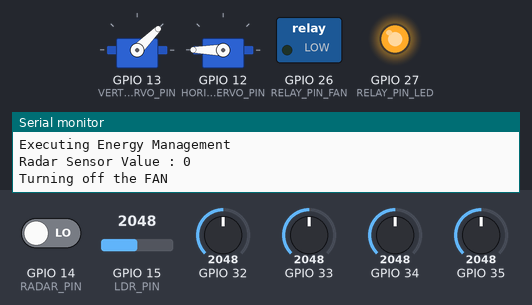
Bench run of a sketch on a simulated ESP32. On the bench: 2 × servo, switched loads named in the sketch (green lamp = pin HIGH), output pins drawn as LEDs (lit = HIGH), the last lines printed to the serial monitor. The inputs (shaded band) are chosen by the test bench; at power-on: GPIO 32 = 2048, GPIO 34 = 2048, GPIO 15 (LDR_PIN) = 2048, GPIO 14 (RADAR_PIN) LOW, GPIO 35 = 2048, GPIO 33 = 2048.

Above: at 4.7 s.
4.8 s: GPIO 32 set to 2099
At 7.6 s:
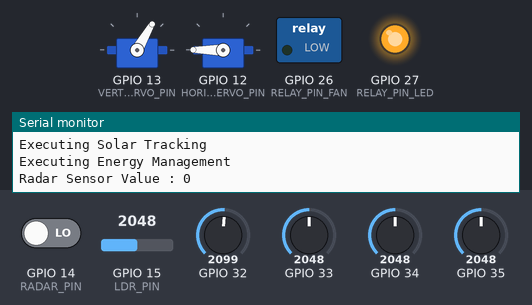
7.8 s: GPIO 34 set to 2119
At 9.43 s:
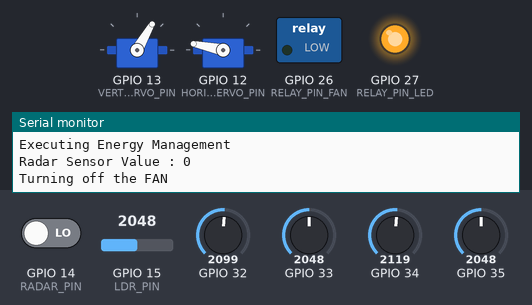
10.8 s: GPIO 15 (LDR_PIN) set to 3546
13.8 s: GPIO 15 (LDR_PIN) set to 3627
At 14.04 s:
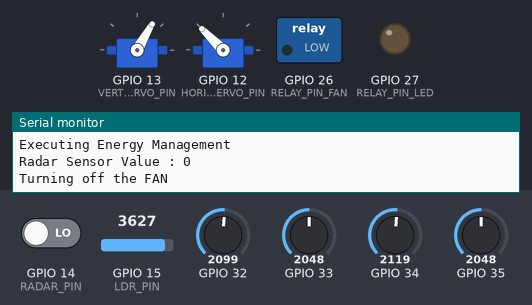
16.8 s: GPIO 14 (RADAR_PIN) driven HIGH
At 16.99 s:
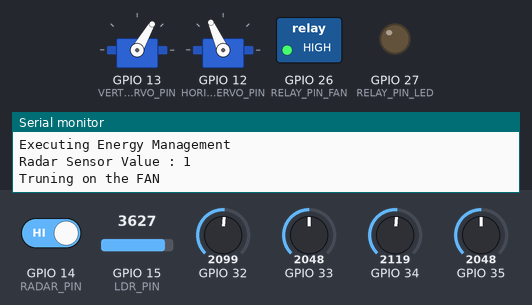
19.8 s: GPIO 35 set to 2866
At 27.61 s:
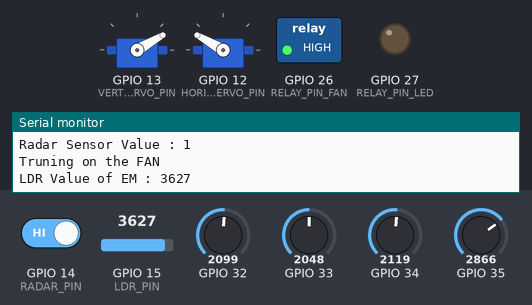
Timing chart, 0 to 27.7 s (numbered marks = the images above; inputs shaded):
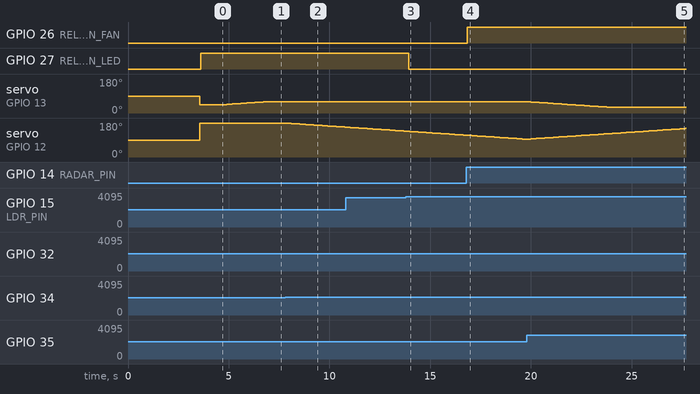

The sketch:

mainCode.ino
```cpp
#include "configs/configs.h"
#include "configs/pins.h"
#include "configs/project.h"
#include <ESP32Servo.h>

Servo Vertical_Servo;
Servo Horizontal_Servo;

void Solar_Tracking();
void Energy_Mangement();

// PIN Decelerations
const int tol = 50;
const int &v_low = V_SERVO_LIMIT_LOW;
const int &v_high = V_SERVO_LIMIT_HIGH;
const int &h_low = H_SERVO_LIMIT_LOW;
const int &h_high = H_SERVO_LIMIT_HIGH;
short V_current_position = 45;
short H_current_position = 180;

// Energy Management
const int &led = RELAY_PIN_LED;
const int &fan = RELAY_PIN_FAN;
// Define sensor pin
const int &sensor = RADAR_PIN;
const int &ldr = LDR_PIN;

// NOTE: Multithreading Handlers

TaskHandle_t solar_tracking_id;
TaskHandle_t energy_management_id;


void setup() {
  Serial.begin(9600);
  // analogReadResolution(10);
  delay(50);

  Vertical_Servo.attach(VERTICAL_SERVO_PIN);
  Horizontal_Servo.attach(HORIZONTAL_SERVO_PIN);

  // For Energy_Mangement
  pinMode(led, OUTPUT);   // initialize relay as an output
  pinMode(fan, OUTPUT);   // initialize relay as an output
  pinMode(sensor, INPUT); // initialize sensor as an input
                          //
  delay(3000);

  // NOTE: Configs related to Energy_Mangement

  pinMode(RADAR_PIN, INPUT);

  Serial.println("Finished Configuring");
  delay(500);
}
void loop() {
  Solar_Tracking();
  Energy_Management();
}

void Solar_Tracking() {
  Serial.println("Executing Solar Tracking");

  Vertical_Servo.write(V_current_position);
  Horizontal_Servo.write(H_current_position);

  int avg_top = avg(LDR_TOP_RIGHT, LDR_TOP_LEFT);
  int avg_bottom = avg(LDR_BOTTOM_LEFT, LDR_BOTTOM_RIGHT);
  int avg_left = avg(LDR_TOP_LEFT, LDR_BOTTOM_LEFT);
  int avg_right = avg(LDR_TOP_RIGHT, LDR_BOTTOM_RIGHT);

  int diff_vert = avg_top - avg_bottom; // check the difference of up and down
  int diff_horiz =
      avg_left - avg_right; // check the difference of left and right
  if (-1 * tol > diff_vert || diff_vert > tol) {
    if (avg_top < avg_bottom) {
      V_current_position++;
      if (V_current_position > v_high) {
        V_current_position = V_SERVO_LIMIT_HIGH;
      }
    } else if (avg_top > avg_bottom) {
      V_current_position--;
      if (V_current_position < v_low) {
        V_current_position = V_SERVO_LIMIT_LOW;
      }
    }
    Vertical_Servo.write(V_current_position);
  }

  if (-1 * tol > diff_horiz || diff_horiz > tol) {
    if (avg_left < avg_right) {
      H_current_position++;
      if (H_current_position > h_high) {
        H_current_position = H_SERVO_LIMIT_HIGH;
      }
    }
    if (avg_left > avg_right) {
      H_current_position--;
      if (H_current_position < h_low) {
        H_current_position = H_SERVO_LIMIT_LOW;
      }
    }
    Horizontal_Servo.write(H_current_position);
  }
  }
// int Energy_Mangement(){

// }
//
void Energy_Management() {
  // Fan Controll
  Serial.println("Executing Energy Management");
  Serial.println("Radar Sensor Value : " + String(digitalRead(sensor)));
  if (digitalRead(sensor) == HIGH) {
    digitalWrite(fan, HIGH);
    Serial.println("Truning on the FAN");
  } else {
    digitalWrite(fan, LOW); // turn relay OFF (light OFF)
    Serial.println("Turning off the FAN");
  }
  // Light Controll
  Serial.println("LDR Value of EM : " + String(analogRead(ldr)));

  if (analogRead(ldr) >= 3600) {
    digitalWrite(led, LOW);
    Serial.println("Light OFF");
  } else {
    digitalWrite(led, HIGH);
    Serial.println("Light ON");
  }
  //
  delay(1);
}
```

configs.h
```cpp
// NOTE: For Solar Tracking

// Setting the LDR resistance Value thresholds

#define LDR_VALUE_HIGH 900;

#define LDR_VALUE_LOW 20;

// NOTE:  Horizontal Servo
#define H_SERVO_LIMIT_HIGH 175;
#define H_SERVO_LIMIT_LOW 5;

// NOTE: Vertical Servo
#define V_SERVO_LIMIT_HIGH 60
#define V_SERVO_LIMIT_LOW 30

#define TOLERANCE 90
```

pins.h
```cpp
// WARN: Set all Pin Configuration and Setup related to Solar Tracking is
// Defined Here Here
#define LDR_TOP_RIGHT 35
#define LDR_TOP_LEFT 34
#define LDR_BOTTOM_RIGHT 33
#define LDR_BOTTOM_LEFT 32

#define HORIZONTAL_SERVO_PIN 12
#define VERTICAL_SERVO_PIN 13

#define SOLAR_MEASURE_PIN 25
// WARN: All Pins Related to Energy management is defined Here

#define RELAY_PIN_LED 27
#define RELAY_PIN_FAN 26

#define RADAR_PIN 14
#define LDR_PIN 15
```

project.h
```cpp
/* Author : Arun CS
 * Github : https://github/.com/aruncs31ss
 */
#include "pins.h"

unsigned short avg(unsigned short pin_1, unsigned short int pin_2) {
  return (analogRead(pin_1) + analogRead(pin_2) / 2);
}
float measure_voltage(short pin, int og_voltage) {
  Serial.println(analogRead(pin));
  return ((float)analogRead(pin) / 4095) * og_voltage;
}
```

Measured:
- the behaviour switches between 2098 and 2099 on GPIO 32 (found by bisection; images 0 and 1)
- the behaviour switches between 2073 and 2074 on GPIO 34 (found by bisection; images 1 and 2)
- the behaviour switches between 3599 and 3600 on GPIO 15 (LDR_PIN) (found by bisection; images 2 and 3)
- after the input at 4.8 s, servo on GPIO 13 (VERTICAL_SERVO_PIN): moves from 45° to 60° over 2.0 s, starting after 0.11 s
- after the input at 7.8 s, servo on GPIO 12 (HORIZONTAL_SERVO_PIN): moves from 180° to 158° over 2.9 s, starting at once
- after the input at 13.8 s, GPIO 27 (RELAY_PIN_LED): HIGH → LOW after 0.14 s
- after the input at 16.8 s, GPIO 26 (RELAY_PIN_FAN): LOW → HIGH at once
- after the input at 19.8 s, servo on GPIO 13 (VERTICAL_SERVO_PIN): moves from 60° to 30° over 4.0 s, starting after 0.05 s
